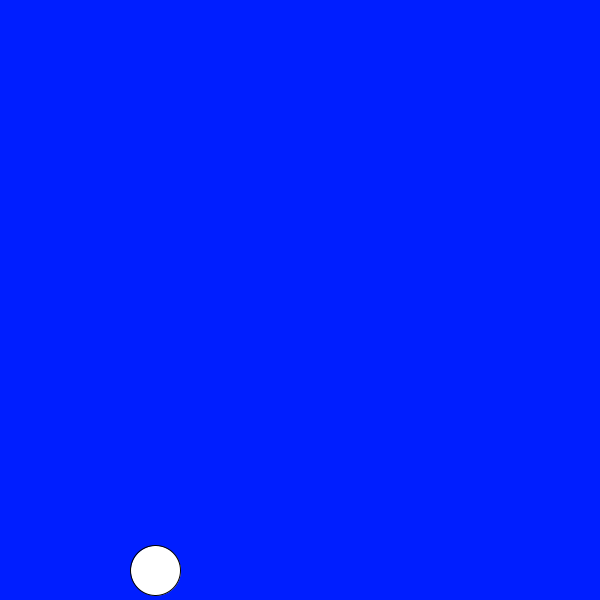
Frame 1 (no input)
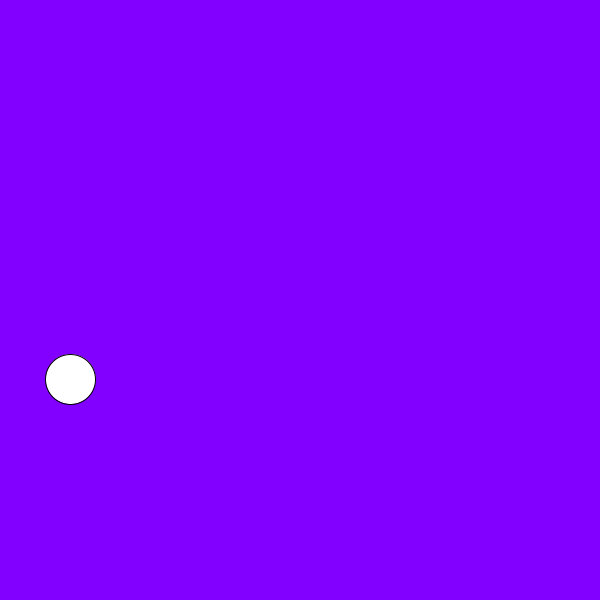
Frame 60 (the mouse pressed at the canvas centre just before this capture)
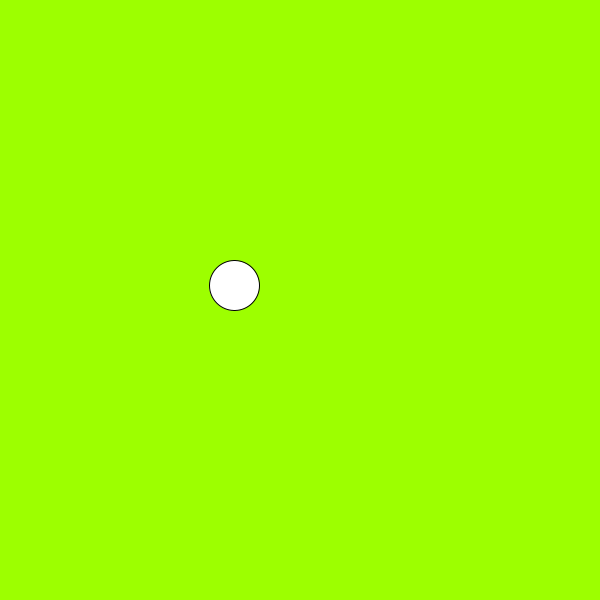
Frame 120 (the mouse held since frame 60 and released just before this capture)

The Processing sketch that drew these frames (run headless with seeded random() and noise(); from frame 60 on, the mouse is pressed at the canvas centre):

// Processing sketch: processing_185648
// ── processing_185648.pde

void setup(){
  size(600,600);
  colorMode(HSB);
}
void draw(){
  float aleatorio = random(0, 255);
  float x =  random(0,width);
  float y  = random(0, height);
  background(aleatorio,255,255);
ellipse(x,y,50,50);
}
